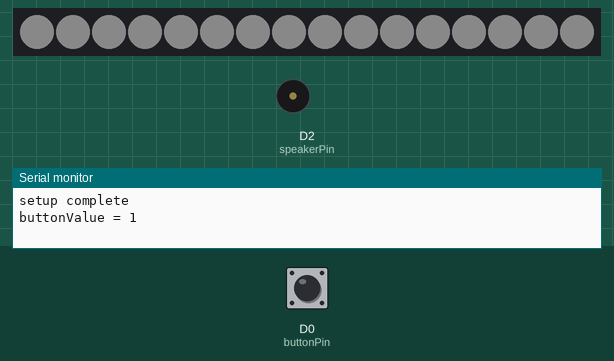
Recording of a sketch running on a simulated ESP8266 (NodeMCU). Parts: 16 RGB LEDs in strip order, left to right, buzzer (waves = sounding, pin HIGH), the last lines printed to the serial monitor. Inputs (shaded band) come from the test bench; at power-on: D0 (buttonPin) HIGH. Dim RGB values are drawn brighter than linear.

Above: at 0.97 s.
2.1 s: D0 (buttonPin) pulled LOW for 0.15 s
At 3.4 s:
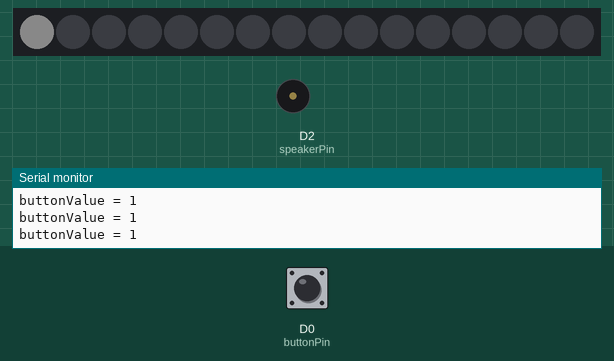
At 9.3 s:
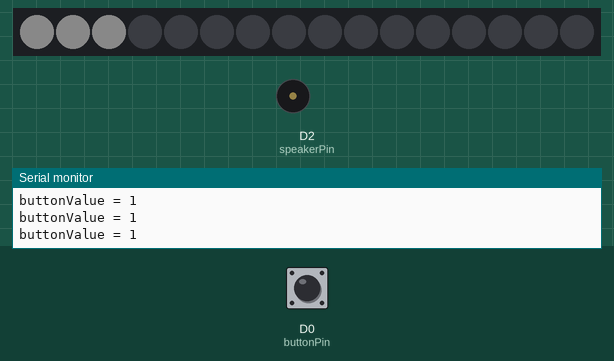
Timing chart, 0 to 10.8 s (numbered marks = the images above; inputs shaded):
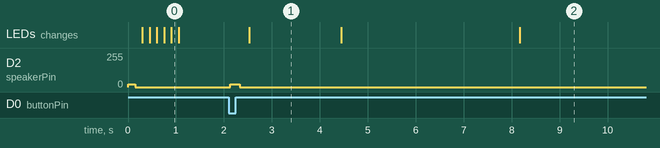

The sketch:

Stateful.ino
```cpp
#include "neopixel.h"

/*

	THIS IS A QUICK EXAMPLE OF A PROJECT THAT INVOLVES
	A SERIES OF STATES

	Imagine we're making a Pomodoro timer
	You'll have a few different states
  Like this https://blog.particle.io/2016/06/28/neopixels/

	The Pomodoro Technique is simple–to keep yourself alert and productive,
	work in 25 minute intervals then give yourself a 5 minute break.
	A 25 minute work period and 5 minute rest period constitutes one “pomodoro”.
	After four cycles, you should give yourself a longer break of 15-30 minutes.
	Four cycles of work and rest is called a “cycle” or “set”.

  We would have
	- A neopixel ring
	- A a button to start/stop
	- A piezo to make a beep in between intervals

	Simple.

	First we're going to have a few states
	- We'll want to show that the device is started up and ready to roll
	- We'll want a waiting to start state (i.e. nothing's happening)
	- We'll want a state for the main interval
	- We'll want a state for the 5 minute reset state

	Each of these will have different behaviors and actions.

	First let's define the states that we want...

*/

# define STATE_WELCOME 0
# define STATE_WAITING 1
# define STATE_INTERVAL 2
# define STATE_INTERVAL_COMPLETED 3
# define STATE_RESTING 4
# define STATE_RESTING_COMPLETED 5

// we also need a variable to store the state...

int state = 0;

// We know we have a few inputs so
// set them up

int buttonPin = D0;
int buttonValue = HIGH;


// IMPORTANT: Set pixel COUNT, PIN and TYPE
#define PIXEL_PIN D1
#define PIXEL_COUNT 16
#define PIXEL_TYPE WS2812

Adafruit_NeoPixel strip = Adafruit_NeoPixel(PIXEL_COUNT, PIXEL_PIN, PIXEL_TYPE);

// Finally set the speaker
int speakerPin = D2;


void setup() {

 Serial.begin(9600);
 Serial.println("setup complete");

 // add the button with a pull up resistor
 pinMode( buttonPin, INPUT_PULLUP );

 // add the neopixels
 strip.begin();
 strip.show();
 // Initialize all pixels to 'off'

 pinMode( speakerPin, OUTPUT );


}


void loop() {

	// Our loop becomes a place to decide which state is shown
	// And nothing more.
	// Each separate function controls output and input indepedently
  getButtonValue();

 switch( state ){
   case STATE_WELCOME:
     doWelcomeState();
     break;
   case STATE_WAITING:
     doWaitingState();
     break;
   case STATE_INTERVAL:
     doIntervalState();
     break;
   case STATE_INTERVAL_COMPLETED:
		 doIntervalCompletedState();
     break;
   case STATE_RESTING:
		 doRestingState();
     break;
   case STATE_RESTING_COMPLETED:
		 doRestingCompletedState();
     break;

 }


}

/***************************

  WELCOME STATE

***************************/

void doWelcomeState(){

  beep( 150 );
  blink( 3 );
  // now move to the waiting state...
  state = STATE_WAITING;

}

/***************************

  WAITING STATE

***************************/

void doWaitingState(){

  // We're going to show and do nothing
  // until we get a button push

  if( buttonValue == LOW ){
    beep( 200 ) ;
    state = STATE_INTERVAL;
  }

}


/***************************

  INTERVAL STATE

***************************/

//int INTERVAL_TIME = 25*60*1000; // 25 minutes
int INTERVAL_TIME = 60*1000; // 25 minutes
long startedIntervalAt = -1;

void doIntervalState(){

  // if this is the beginning...
  // let's keep a record of the time elapsed
  if( startedIntervalAt == -1 )
    startedIntervalAt = millis();

  // how many milliseconds have elapsed
  int timeElapsed = millis() - startedIntervalAt;

  int numPixelsToLight = map( timeElapsed, 0, INTERVAL_TIME, 0, strip.numPixels() );

  for( int i = 0; i < strip.numPixels(); i++ ){
    if( i <= numPixelsToLight ){
      strip.setPixelColor(i, strip.Color( 10,10,10 ));  // turn all pixels off
    }else{
      strip.setPixelColor(i, 0);  // turn all pixels off
    }
  }
  strip.show();

  // if we're beyond the time, let's move on
  if( timeElapsed > INTERVAL_TIME ){
    state = STATE_INTERVAL_COMPLETED;
  }

  delay( 100 );
}

/***************************

  INTERVAL COMPLETED

***************************/

void doIntervalCompletedState(){
  beep( 150 );
  wipeDownNeoPixels();

  state = STATE_RESTING;
}


/***************************

  RESTING STATE

***************************/

//int REST_TIME = 5*60*1000; // 25 minutes
int REST_TIME = 30*1000; // 25 minutes
long startedRestingAt = -1;

void doRestingState(){

  // if this is the beginning...
  // let's keep a record of the time elapsed
  if( startedRestingAt == -1 )
    startedRestingAt = millis();

  // how many milliseconds have elapsed
  int timeElapsed = millis() - startedRestingAt;

  int numPixelsToLight = map( timeElapsed, 0, INTERVAL_TIME, 0, strip.numPixels() );

  for( int i = 0; i < strip.numPixels(); i++ ){
    if( i <= numPixelsToLight ){
      strip.setPixelColor(i, strip.Color( 10,0,10 ));  // turn all pixels off
    }else{
      strip.setPixelColor(i, 0);  // turn all pixels off
    }
  }
  strip.show();

  // if we're beyond the time, let's move on
  if( timeElapsed > INTERVAL_TIME ){
    state = STATE_RESTING_COMPLETED;
  }

  delay( 100 );

}

/***************************

  RESTING COMPLETED

***************************/


void doRestingCompletedState(){


  wipeDownNeoPixels();

  for( int i = 0; i<5; i++){
    beep( 150 );
    blink( 1 );
  }

  startedIntervalAt = -1;
  startedRestingAt = -1;
  state = STATE_WAITING;

}


/***************************

   BUTTON METHODS

***************************/


void getButtonValue()
{
 buttonValue = digitalRead(buttonPin);
 Serial.print( "buttonValue = " );
 Serial.println( buttonValue );

}


/***************************

   SPEAKER METHODS

***************************/


void beep(unsigned char delayms){
  analogWrite(speakerPin, 20);      // Almost any value can be used except 0 and 255
                           // experiment to get the best tone
  delay(delayms);          // wait for a delayms ms
  analogWrite(speakerPin, 0);       // 0 turns it off
  delay(delayms);          // wait for a delayms ms
}


/***************************

  NEPIXEL HELPERS

***************************/

void wipeDownNeoPixels(){

  for (int i=strip.numPixels() - 1; i >= 0; i--) {
    strip.setPixelColor(i, 0);
    strip.show();
    delay( 200 );
  }

}

void blink( int times ){
  // blink n times
  for( int i = 0 ; i < times; i++ ){
    allNeopixelsOn();
    delay( 150);
    allNeopixelsOff();
    delay( 150);
  }

}

void allNeopixelsOn(){
  for (int i=0; i < strip.numPixels(); i++) {
    strip.setPixelColor(i, strip.Color( 10,10,10 ));  // turn all pixels off
  }
  strip.show();
}

void allNeopixelsOff(){
  for (int i=0; i < strip.numPixels(); i++) {
    strip.setPixelColor(i, 0);  // turn all pixels off
  }
  strip.show();
}
```

Measured:
- after the input at 2.1 s, D2 (speakerPin): 0/255 → 20/255 at once, → 0/255 0.20 s later; the LEDs: change after 0.43 s (image 1)
